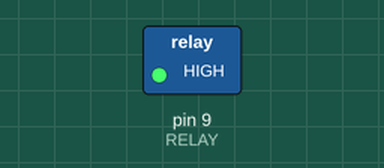
Recording of a sketch running on a simulated Arduino Uno, built with avr-gcc and run on an emulated ATmega328P. On the bench: switched loads named in the sketch (green lamp = pin HIGH).

Above: at 2.5 s.
At 7.5 s:
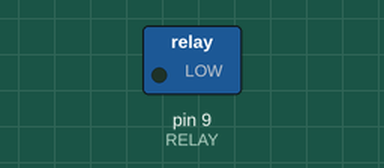
Timing chart, 0 to 13.0 s (numbered marks = the images above):
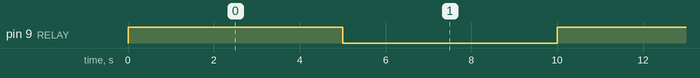

The sketch:

6_1_water_pump_test.ino
```cpp
/*****************************************************

 * This code applies to Cokoino Arduino Timer Alarm & Watering DIY Kit
 * Through this link you can download the source code:
 * https://github.com/Cokoino/CKK0021
 * Company web site:
 * http://www.cokoino.com/

*****************************************************/
#define RELAY 9   //Connect the signal pin of the Relay module to the D10 pin of the Arduino UNO

void setup() {
  pinMode(RELAY,OUTPUT); //Define siganl pin D10 of Arduino UNO as output mode
}
void loop() {
  digitalWrite(RELAY,HIGH);//Relay closed, The water pump starts working, start pumping water
  delay(5000);//pumping water 5 seconds
  digitalWrite(RELAY,LOW);//The water pump stops working
  delay(5000);//The water pump stops working 5 seconds
}
```

Measured:
- by itself, pin 9 (RELAY): alternates HIGH for 5.0 s and LOW for 5.0 s
